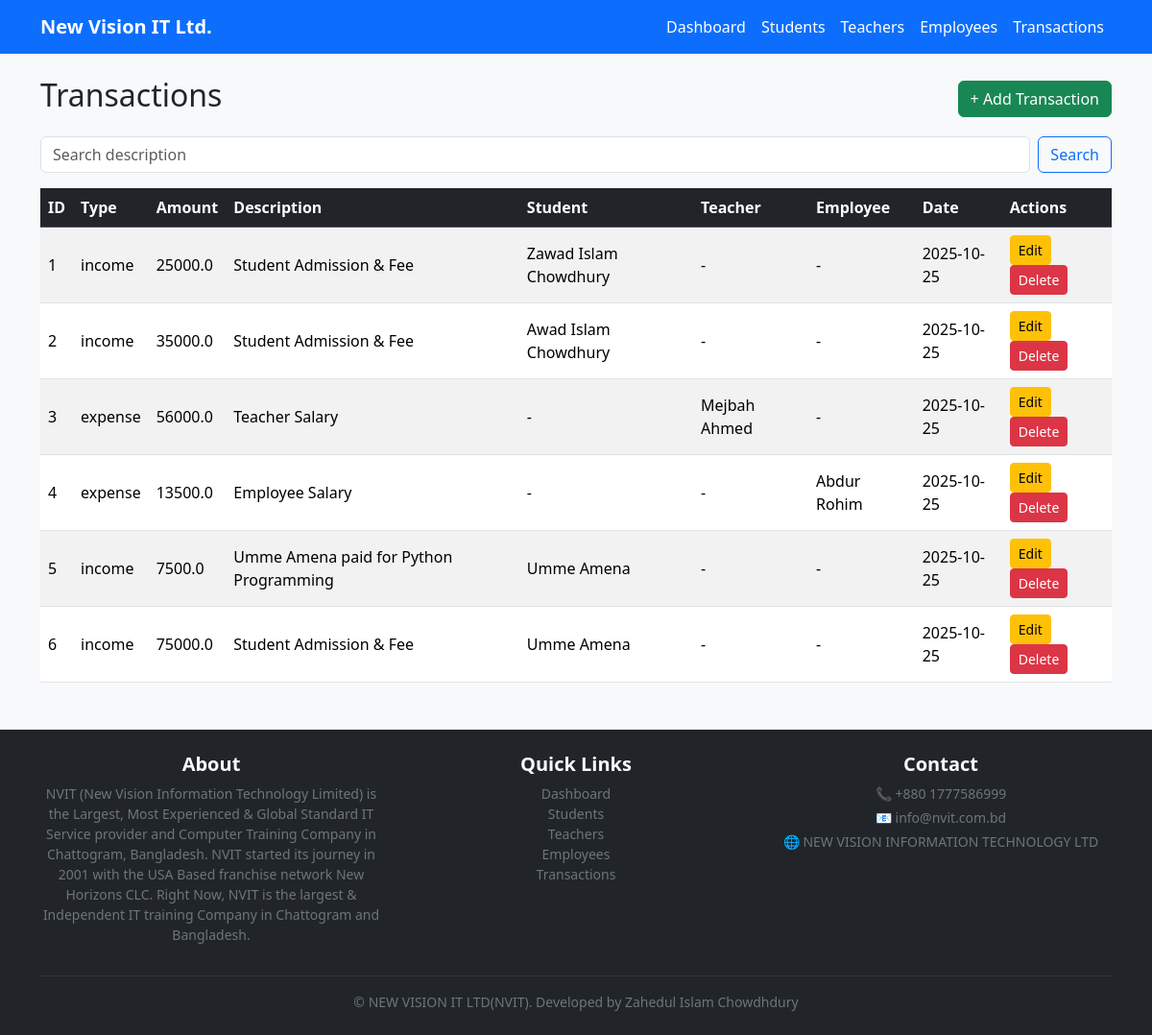
The page /transactions/ on the database as committed earlier.
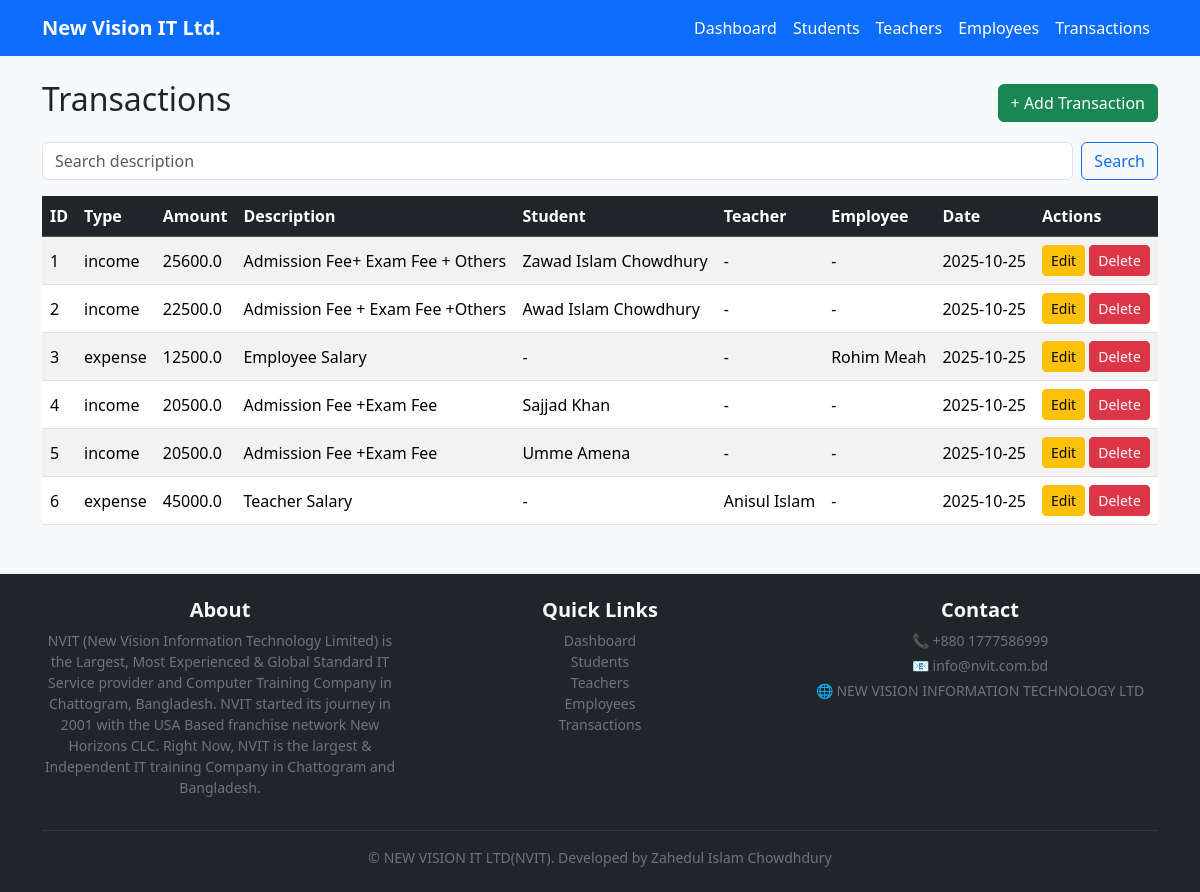
The same page on the database as committed later.
### models.py (models this page shows)
class Transaction(db.Model):
    id = db.Column(db.Integer, primary_key=True)
    type = db.Column(db.String(50))  # Income or Expense
    amount = db.Column(db.Float)
    date = db.Column(db.Date, default=datetime.utcnow)
    description = db.Column(db.String(200))
    student_id = db.Column(db.Integer, db.ForeignKey('student.id'), nullable=True)
    teacher_id = db.Column(db.Integer, db.ForeignKey('teacher.id'), nullable=True)
    employee_id = db.Column(db.Integer, db.ForeignKey('employee.id'), nullable=True)

class Student(db.Model):
    id = db.Column(db.Integer, primary_key=True)
    name = db.Column(db.String(100))
    course = db.Column(db.String(100))
    monthly_fee = db.Column(db.Float)
    transactions = db.relationship('Transaction', backref='student', lazy=True)

class Teacher(db.Model):
    id = db.Column(db.Integer, primary_key=True)
    name = db.Column(db.String(100))
    subject = db.Column(db.String(100))
    salary = db.Column(db.Float)
    transactions = db.relationship('Transaction', backref='teacher', lazy=True)

class Employee(db.Model):
    id = db.Column(db.Integer, primary_key=True)
    name = db.Column(db.String(100))
    role = db.Column(db.String(100))
    salary = db.Column(db.Float)
    transactions = db.relationship('Transaction', backref='employee', lazy=True)

### routes/transaction_routes.py (the view)
@transaction_bp.route('/')
def list_transactions():
    transactions = Transaction.query.order_by(Transaction.date.desc()).all()
    return render_template('transactions.html', transactions=transactions)

### templates/transactions.html
{% extends "base.html" %}
{% block content %}
<div class="d-flex justify-content-between align-items-center mb-3">
  <h2>Transactions</h2>
  <a class="btn btn-success" href="{{ url_for('transaction_bp.add_transaction') }}">+ Add Transaction</a>
</div>
<form class="d-flex mb-3" method="get" action="{{ url_for('transaction_bp.search_transaction') }}">
  <input class="form-control me-2" type="search" name="q" placeholder="Search description" value="{{ q if q else '' }}">
  <button class="btn btn-outline-primary">Search</button>
</form>
<table class="table table-striped table-hover">
  <thead class="table-dark">
    <tr>
      <th>ID</th><th>Type</th><th>Amount</th><th>Description</th><th>Student</th><th>Teacher</th><th>Employee</th><th>Date</th><th>Actions</th>
    </tr>
  </thead>
  <tbody>
  {% for t in transactions %}
    <tr>
      <td>{{ t.id }}</td>
      <td>{{ t.type }}</td>
      <td>{{ t.amount }}</td>
      <td>{{ t.description or '-' }}</td>
      <td>{{ t.student.name if t.student else '-' }}</td>
      <td>{{ t.teacher.name if t.teacher else '-' }}</td>
      <td>{{ t.employee.name if t.employee else '-' }}</td>
      <td>{{ t.date.strftime('%Y-%m-%d') }}</td>
      <td>
        <a class="btn btn-sm btn-warning" href="{{ url_for('edit',kind="transaction", id=t.id) }}">Edit</a>
        <a class="btn btn-sm btn-danger" href="{{ url_for('transaction_bp.delete_transaction', id=t.id) }}" onclick="return confirm('Delete this transaction?')">Delete</a>
      </td>
    </tr>
  {% endfor %}
  </tbody>
</table>
{% endblock %}

### templates/base.html (shortened to what this page needs)
<!doctype html>
<html lang="en">
<head>
  <link href="https://cdn.jsdelivr.net/npm/bootstrap@5.3.2/dist/css/bootstrap.min.css" rel="stylesheet">
  <link rel="stylesheet" href="{{ url_for('static', filename='style.css') }}">
</head>
<body>
<nav class="navbar navbar-expand-lg bg-primary">
  <div class="container">
    <a class="navbar-brand text-white fw-bold" href="{{ url_for('dashboard') }}">New Vision IT Ltd.</a>
    <div class="collapse navbar-collapse" id="navMenu">
      <ul class="navbar-nav ms-auto">
        <li class="nav-item"><a class="nav-link text-white" href="{{ url_for('dashboard') }}">Dashboard</a></li>
        <li class="nav-item"><a class="nav-link text-white" href="{{ url_for('student_bp.students') }}">Students</a></li>
        <li class="nav-item"><a class="nav-link text-white" href="{{ url_for('teacher_bp.teachers') }}">Teachers</a></li>
        <li class="nav-item"><a class="nav-link text-white" href="{{ url_for('employee_bp.employees') }}">Employees</a></li>
        <li class="nav-item"><a class="nav-link text-white" href="{{ url_for('transaction_bp.list_transactions') }}">Transactions</a></li>
      </ul>
    </div>
  </div>
</nav>
<div class="container mt-4">
  {% block content %}{% endblock %}
</div>
    <footer class="bg-dark text-light py-4 mt-5">
        <div class="container text-center">
            <div class="row">
                <div class="col-md-4 mb-3 mb-md-0">
                    <h5 class="fw-bold">About</h5>
                    <p class="small text-secondary">
                         NVIT (New Vision Information Technology Limited) is the Largest, Most Experienced & Global Standard IT Service provider and Computer Training Company in Chattogram, Bangladesh. NVIT started its journey in 2001 with the USA Based franchise network New Horizons CLC. Right Now, NVIT is the largest & Independent IT training Company in Chattogram and Bangladesh.
                    </p>
                </div>
                <div class="col-md-4 mb-3 mb-md-0">
                    <h5 class="fw-bold">Quick Links</h5>
                    <ul class="list-unstyled small">
                        <li><a href="{{ url_for('dashboard') }}" class="text-decoration-none text-secondary">Dashboard</a></li>
                        <li><a href="{{ url_for('student_bp.students') }}" class="text-decoration-none text-secondary">Students</a></li>
                        <li><a href="{{ url_for('teacher_bp.teachers') }}" class="text-decoration-none text-secondary">Teachers</a></li>
                         <li><a href="{{ url_for('employee_bp.employees') }}" class="text-decoration-none text-secondary">Employees</a></li>
                        <li><a href="{{ url_for('transaction_bp.list_transactions') }}" class="text-decoration-none text-secondary">Transactions
                        </a></li>
                    </ul>
                </div>
                <div class="col-md-4">
                    <h5 class="fw-bold">Contact</h5>
                    <p class="small text-secondary mb-1">📞 +880 1777586999</p>
                    <p class="small text-secondary mb-1">📧 info@nvit.com.bd</p>
                    <p class="small text-secondary">🌐 <a href="https://www.facebook.com/newhorizons.chittagong" class="text-secondary text-decoration-none">NEW VISION INFORMATION TECHNOLOGY LTD</a></p>
                </div>
            </div>
            <hr class="border-secondary">
            <p class="small mb-0 text-secondary">&copy; NEW VISION IT LTD(NVIT). Developed by Zahedul Islam Chowdhdury </p>
        </div>
    </footer>
</body>
</html>

### static/style.css (style rules this page uses)
body { background-color: #f8f9fa; }
.table th, .table td { vertical-align: middle; }
footer { border-top: 1px solid #e9ecef; }

Rows that differ between the two databases and show on the page:
changed Transaction "Zawad Islam Chowdhury": amount "25000.0" → "25600.0"; description "Student Admission & Fee" → "Admission Fee+ Exam Fee + Others"
changed Transaction "Awad Islam Chowdhury": amount "35000.0" → "22500.0"; description "Student Admission & Fee" → "Admission Fee + Exam Fee +Others"
changed Transaction id 3: amount "56000.0" → "12500.0"; description "Teacher Salary" → "Employee Salary"; teacher "Mejbah Ahmed" → "-"; employee "-" → "Rohim Meah"
changed Transaction id 4: type "expense" → "income"; amount "13500.0" → "20500.0"; description "Employee Salary" → "Admission Fee +Exam Fee"; student "-" → "Sajjad Khan"; employee "Abdur Rohim" → "-"
changed Transaction "Umme Amena": amount "7500.0" → "20500.0"; description "Umme Amena paid for Python Programming" → "Admission Fee +Exam Fee"
changed Transaction id 6: type "income" → "expense"; amount "75000.0" → "45000.0"; description "Student Admission & Fee" → "Teacher Salary"; student "Umme Amena" → "-"; teacher "-" → "Anisul Islam"
